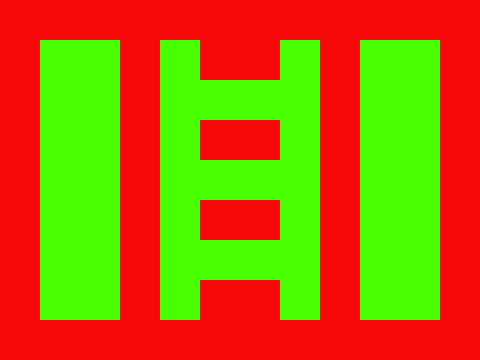

This game map was drawn from its Tiled (.tmx) file and the tilesets committed beside it. A one-line description and the trimmed map source follow:
An orthogonal 12x9 tile map with 40x40 px tiles, 1 tile layer (Layer1).

<map version="1.0" orientation="orthogonal" renderorder="right-down" width="12" height="9" tilewidth="40" tileheight="40">
 <tileset firstgid="1" name="rec" tilewidth="40" tileheight="40">
  <image source="rec.png" width="80" height="40" />
 </tileset>
 <layer name="Layer1" width="12" height="9">
  <data>[108 cells, 108 non-empty, 2 distinct tile ids]</data>
 </layer>
</map>